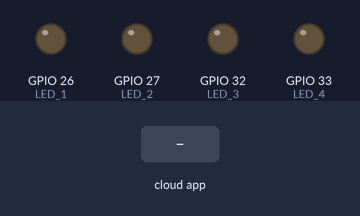
A sketch run on a simulated ESP8266 (NodeMCU). Shown: output pins drawn as LEDs (lit = HIGH). The inputs (shaded band) are chosen by the test bench. WiFi joins after 1.5 s; servers stay silent unless stated; the Firebase database answers and starts empty; what the sketch prints to the serial monitor is not drawn.

Above: at 2.7 s.
2.8 s: the phone or cloud app sets S1 to 1
At 7.0 s:
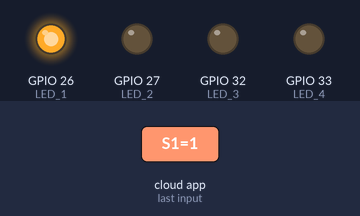
8.1 s: the phone or cloud app sets S2 to 1
At 12.7 s:
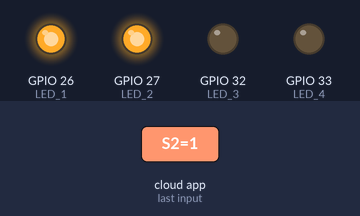
13.3 s: the phone or cloud app sets S3 to 1
At 17.3 s:
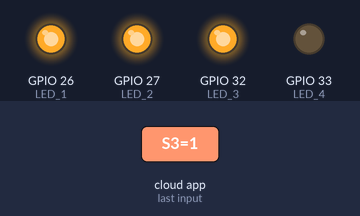
18.4 s: the phone or cloud app sets S4 to 1
At 23.0 s:
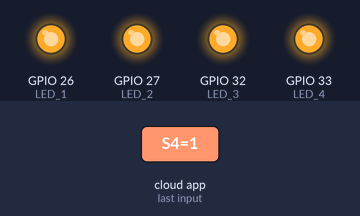
23.6 s: the phone or cloud app sets S1 to 0
At 27.1 s:
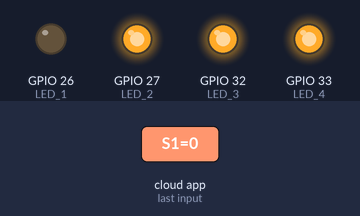
28.1 s: the phone or cloud app sets S2 to 0
At 32.9 s:
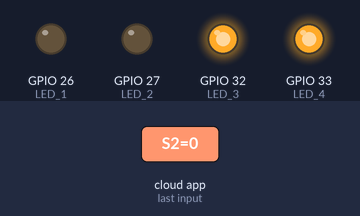
Timing chart, 0 to 34.3 s (numbered marks = the images above; inputs shaded):
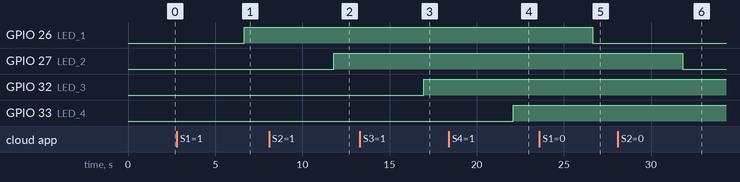

Measured:
- after the input at 2.8 s, GPIO 26 (LED_1): LOW → HIGH after 3.9 s
- after the input at 8.1 s, GPIO 27 (LED_2): LOW → HIGH after 3.7 s
- after the input at 13.3 s, GPIO 32 (LED_3): LOW → HIGH after 3.7 s
- after the input at 18.4 s, GPIO 33 (LED_4): LOW → HIGH after 3.7 s
- after the input at 23.6 s, GPIO 26 (LED_1): HIGH → LOW after 3.1 s
- after the input at 28.1 s, GPIO 27 (LED_2): HIGH → LOW after 3.7 s

The sketch:

Fb_IoT_ESP32_LED.ino
```cpp
//Firebase_IOT_ESP32_LED: Control LEDs

//Firebase-ESP-Client by Mobizt
/*********
#define in1_Pin    16             // Define the Input pin
#define in2_Pin    17             // Define the Input pin
#define in3_Pin    18             // Define the Input pin
#define in4_Pin    19             // Define the Input pin

#define out1_Pin    26             // Define the Relay Control pin
#define out2_Pin    27             // Define the Relay Control pin
#define out3_Pin    32             // Define the Relay Control pin
#define out4_Pin    33             // Define the Relay Control pin
*********/


#define ESP32
//Firebase IoT Switch
#include "secrets.h"
#include <Arduino.h>
#if defined(ESP32)
  #include <WiFi.h>
#elif defined(ESP8266)
  #include <ESP8266WiFi.h>
#endif
#include <Firebase_ESP_Client.h> //by Mobizt

//Provide the token generation process info.
#include "addons/TokenHelper.h"
//Provide the RTDB payload printing info and other helper functions.
#include "addons/RTDBHelper.h"

//Define Firebase Data object
FirebaseData fbData;

FirebaseAuth auth;
FirebaseConfig config;

// Variable to save USER UID
String uid;

unsigned long sendDataPrevMillis = 0;
int count = 0;
bool signupOK = false;

//If using Relay Module
int LED_1 = 26; //initialize 5 Pin
int LED_2 = 27; //initialize 4 Pin
int LED_3 = 32; //initialize 0 Pin
int LED_4 = 33; //initialize 2 Pin


void setup() {

  Serial.begin(115200);

  pinMode(LED_1,OUTPUT);//
  pinMode(LED_2,OUTPUT);//
  pinMode(LED_3,OUTPUT);//
  pinMode(LED_4,OUTPUT);//

  WiFi.begin(WIFI_SSID, WIFI_PASSWORD);
  Serial.print("Connecting to Wi-Fi");
  while (WiFi.status() != WL_CONNECTED){
    Serial.print(".");
    delay(100);
  }
  Serial.println();
  Serial.print("Connected with IP: ");
  Serial.println(WiFi.localIP());
  Serial.println();

  /* Assign the api key (required) */
  config.api_key = API_KEY;

  /* Assign the RTDB URL (required) */
  config.database_url = DATABASE_URL;

    // Assign the user sign in credentials
  //auth.user.email = USER_EMAIL;
  //auth.user.password = USER_PASSWORD;

  /* Sign up */
  if (Firebase.signUp(&config, &auth, "", "")){
    Serial.println("ok");
    signupOK = true;
  }
  else{
    Serial.printf("%s\n", config.signer.signupError.message.c_str());
  }

  /* Assign the callback function for the long running token generation task */
  config.token_status_callback = tokenStatusCallback; //see addons/TokenHelper.h

  Firebase.begin(&config, &auth);
  Firebase.reconnectWiFi(true);
}

void loop() {

  if (Firebase.ready() && signupOK && (millis() - sendDataPrevMillis > 5000 || sendDataPrevMillis == 0)){
    sendDataPrevMillis = millis();
    if (Firebase.RTDB.getString(&fbData,"/AutoHome/S1")) {
      //if (fbData.dataType() == "string") {
        String state1 = fbData.stringData();
        Serial.print("event: ");
        Serial.println(state1);
        if (state1=="1"){
          digitalWrite(LED_1,HIGH); //Device1 is ON
        } else if (state1=="0"){
          digitalWrite(LED_1,LOW);//Device1 if OFF
        }
      //}
    }

    if (Firebase.RTDB.getString(&fbData,"/AutoHome/S2")) {
      if (fbData.dataType() == "string") {
        String state2 = fbData.stringData();
      if (state2=="1"){
        digitalWrite(LED_2,HIGH);//Device2 is ON
      } else if (state2=="0"){
        digitalWrite(LED_2,LOW);// Device2 os OFF
      }}}

    if (Firebase.RTDB.getString(&fbData,"/AutoHome/S3")) {
      if (fbData.dataType() == "string") {
        String state3 = fbData.stringData();
        if (state3=="1"){
          digitalWrite(LED_3,HIGH);//Device3 is ON
        } else if (state3=="0"){
          digitalWrite(LED_3,LOW);//Device3 is OFF
      }}}

    if (Firebase.RTDB.getString(&fbData,"/AutoHome/S4")) {
      if (fbData.dataType() == "string") {
        String state4 = fbData.stringData();
        if (state4=="1"){
          digitalWrite(LED_4,HIGH);//Device4 is ON
        } else if (state4=="0"){
          digitalWrite(LED_4,LOW);//Device4 is OFF
      }}}
  }
}
```

secrets.h
```cpp
#include <pgmspace.h>

#define SECRET

const char WIFI_SSID[] = "***********";        //change this
const char WIFI_PASSWORD[] = "***********";    //change this

// Insert Firebase project API Key
const char API_KEY[] = "***********";          //change this

// Insert RTDB URLefine the RTDB URL
const char DATABASE_URL[] = "***********";     //change this //Firebase Project URL:Remove "https:", "/"


/*
const char WIFI_SSID[] = "***********";        //change this
const char WIFI_PASSWORD[] = "***********";    //change this

// Insert Firebase project API Key
const char API_KEY[] = "***********";          //change this

// Insert RTDB URLefine the RTDB URL
const char DATABASE_URL[] = "***********";     //change this //Firebase Project URL:Remove "https:", "/"
*/
```
